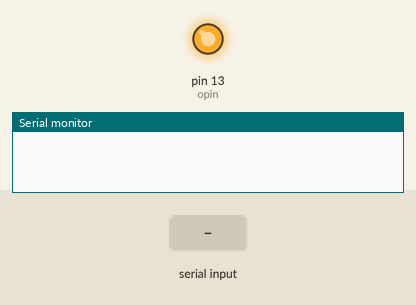
Recording of a sketch running on a simulated Arduino Uno, built with avr-gcc and run on an emulated ATmega328P. Shown: output pins drawn as LEDs (lit = HIGH), the last lines printed to the serial monitor. The inputs (shaded band) are chosen by the test bench. Random numbers use the default seed unless the sketch sets one.

Above: at 11.1 s.
11.2 s: "1" received over Serial
At 12.6 s:
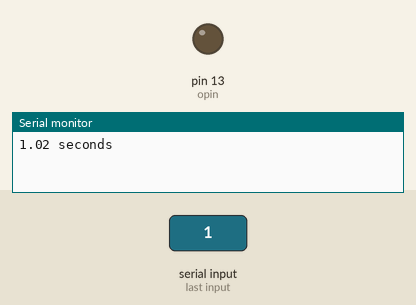
Timing chart, 0 to 20.8 s (numbered marks = the images above; inputs shaded):
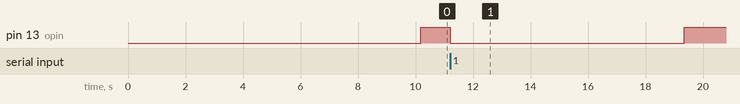

The sketch:

ReflexGameV1.ino
```cpp
int opin=13;//Output pin: 13 (LED)

void setup() {
  // put your setup code here, to run once:
  pinMode(opin,OUTPUT);//Set pin 13 (LED) to output
  randomSeed(analogRead(0));//As analog read is never very accurate, I can actually use the readings from a disconnected analog pin as random seed
  Serial.begin(9600);//Connect serial, speed=9600
}

void loop() {
  // put your main code here, to run repeatedly:
  //Randomly wait 1.000 to 2.999 sec (inclusive)
  int tme=random(5000,15000);
  delay(tme);
  //Clean up serial buffer before signaling the player, to prevent cheating.
  while(Serial.available()>0){
    Serial.read();
  }
  //Turn on LED to signal the start of the game
  digitalWrite(opin,HIGH);
  //Time the response
  unsigned long t=millis();
  while(Serial.available()<=0){
    continue;
  }
  //As soon as receives data, stop timing and immediately send time
  Serial.print(float(millis()-t)/1000.0);
  //Then turn off LED
  digitalWrite(opin,LOW);
  //Then "complete the sentence\n"
  Serial.print(" seconds");
  Serial.println();
}
```

Measured:
- after the input at 11.2 s, pin 13 (opin): HIGH → LOW at once, → HIGH 8.1 s later
